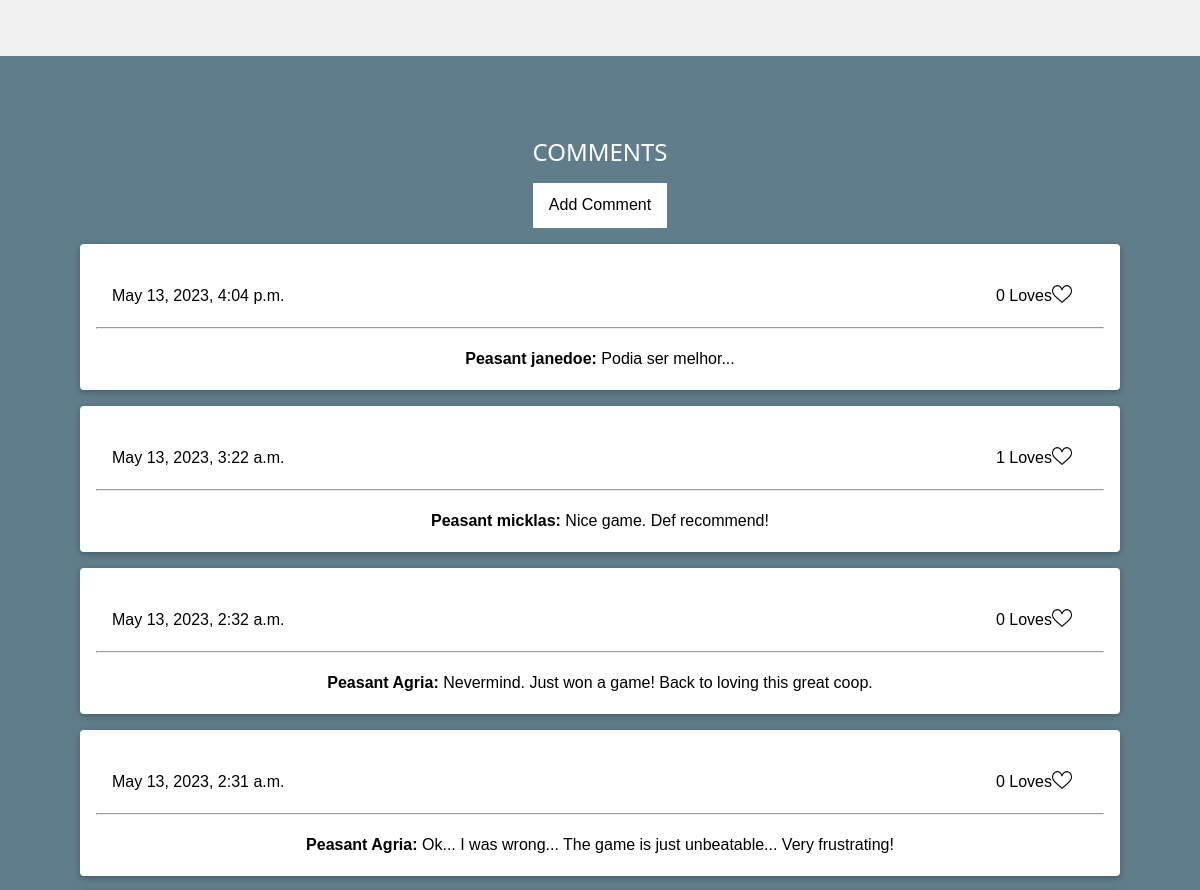
The app's page /boardgamecafe/game/1 (middle part), older data.
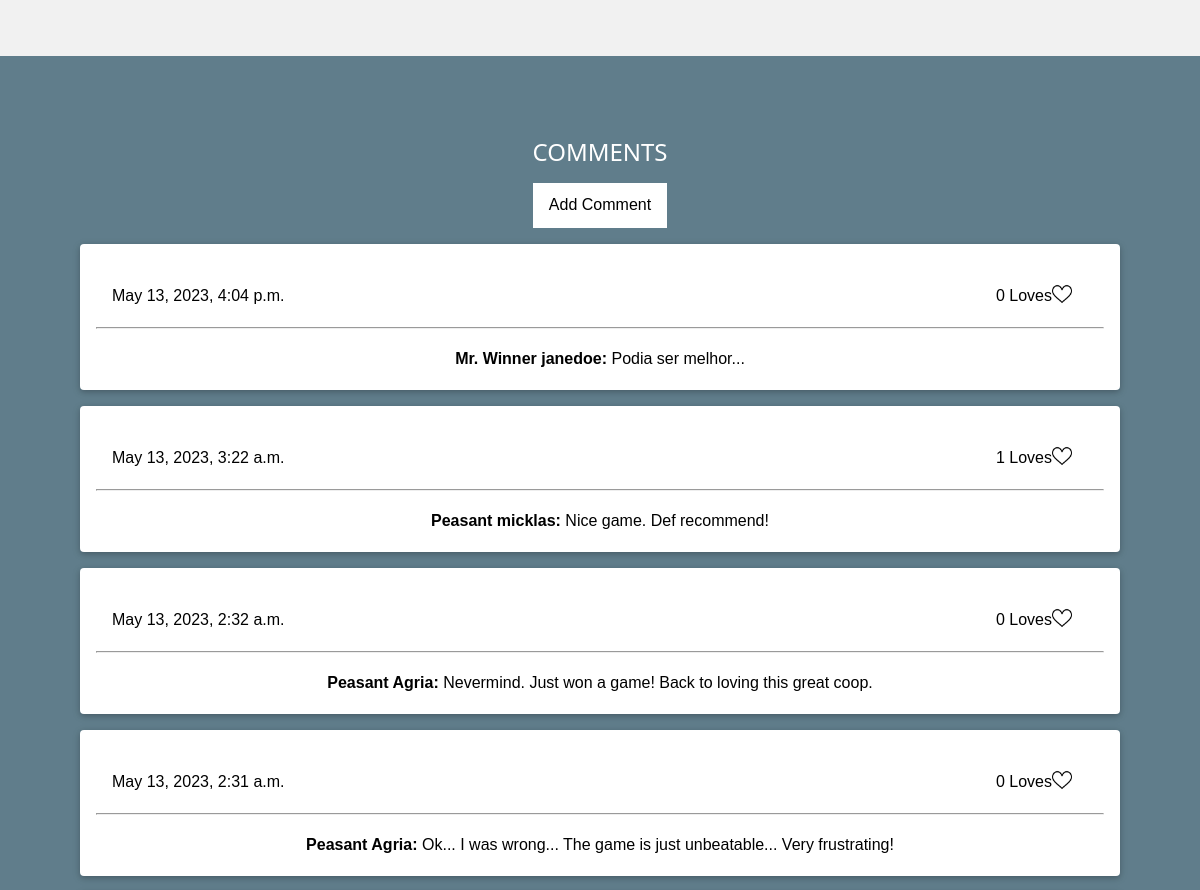
The same page, newer data.
### boardgamecafe/models.py (models this page shows)
class Person(models.Model):
    user = models.OneToOneField(User, on_delete=models.CASCADE)
    nickname = models.CharField(max_length=50)
    unlocked_titles = models.ManyToManyField('Title', related_name='people')
    chosen_title = models.ForeignKey(Title, on_delete=models.RESTRICT)
    date_of_birth = models.DateField()
    vat = models.CharField(max_length=15)
    phone_number_regex = RegexValidator(regex='^([0]{2}[1-9]{1,3})?([\+][0-9]{1,3})?[-\s\.]?[0-9]{3}[-\s\.]?[0-9]{3}[-\s\.]?[0-9]{3,6}$', message ="One of the accepted formats is +351919560372")
    phone_number = models.CharField(validators=[phone_number_regex], max_length=16)
    log_is_active = models.BooleanField()
    log_date_created = models.DateTimeField()
    log_date_last_update = models.DateTimeField()

class Title(models.Model):
    designation = models.CharField(max_length=50, unique=True)
    unlock_conditions = models.TextField()
    log_is_active = models.BooleanField()
    log_date_created = models.DateTimeField()
    log_date_last_update = models.DateTimeField()

class Comment(models.Model):
    boardgame = models.ForeignKey(BoardGame, on_delete=models.RESTRICT)
    person = models.ForeignKey(Person, on_delete=models.RESTRICT)
    text = models.TextField()
    log_is_active = models.BooleanField()
    log_date_created = models.DateTimeField()
    log_date_last_update = models.DateTimeField()

### boardgamecafe/views.py (the view, shortened to what this page needs)
# urls.py: path('game/<int:boardgame_id>', views.game, name='game'),
def game(request, boardgame_id):
    boardgame = get_object_or_404(BoardGame, pk=boardgame_id)
    if not request.user.is_authenticated:
        boardgame_love_count = boardgame.boardgamelove_set.filter(log_is_active=True).count()
        all_comments = boardgame.comment_set.all().filter(log_is_active=True).order_by('-log_date_created')
        boardgame_reviews = boardgame.review_set.all().filter(log_is_active=True)
        boardgame_review_count = boardgame_reviews.count()
        boardgame_review_rating = 0
        if boardgame_review_count != 0:
            for review in boardgame_reviews:
                boardgame_review_rating += review.rate
            boardgame_review_rating = boardgame_review_rating/boardgame_review_count
        if not all_comments:
            return render(request, 'boardgamecafe/game.html', {'boardgame': boardgame, 'boardgame_love_count': boardgame_love_count, 'boardgame_review_count': boardgame_review_count, 'boardgame_review_rating': boardgame_review_rating,})
        comments = []
        for comment in all_comments:
            comment_love_count = comment.commentlove_set.filter(log_is_active=True).count()
            new_comment = {'id': comment.id, 'person': comment.person, 'text': comment.text, 'comment_love_count': comment_love_count, 'log_date_created': comment.log_date_created}
            comments.append(new_comment)
        return render(request, 'boardgamecafe/game.html', {'boardgame': boardgame, 'boardgame_love_count': boardgame_love_count, 'boardgame_review_count': boardgame_review_count, 'boardgame_review_rating': boardgame_review_rating, 'comments': comments,})

### boardgamecafe/templates/boardgamecafe/game.html (shortened to what this page needs)
{% extends "boardgamecafe/template.html" %}
{% load static %}
{% block content %}
<section class="w3-light-grey w3-center w3-container" style="padding:128px">
 </section>
<section class="w3-center w3-container w3-blue-gray" style="padding:64px">
    <h2> COMMENTS </h2>
    {% if user.is_authenticated %}
        <div class="w3-button w3-center w3-white" onclick="addComment()">Add Comment</div>
        <form class="form_crude" action="" method="POST" id="comment_form" hidden>
            {% csrf_token %}
            <div class="form_crude_item w3-card w3-white w3-round w3-margin w3-center">
                <textarea maxlength="10000" class="form_crude_input form-gigantic-comment" name="add_comment" id="add_comment" placeholder="Enter the new comment. (Max. 10000 chars)" required></textarea>
            </div>
            <div class="form_crude_item w3-center">
                <button class="form_crude_btn w3-button w3-center center-submit-button" type="submit">Submit Comment</button>
            </div>
        </form>
    {% else %}
        <a class="w3-button w3-center w3-white" href="{% url 'boardgamecafe:signin' %}">Add Comment</a>
    {% endif %}
    {% if comments %}
        {% for comment in comments %}
            <article class="w3-container w3-card w3-white w3-round w3-margin w3-center"><br>
                <div class="w3-container">
                    <span class="w3-left w3-opacity date-comments">{{ comment.log_date_created }}</span>
                    {% if user.is_authenticated %}
                        <form action="" method="post" class="w3-right w3-opacity w3-button">
                        {% csrf_token %}
                        {% if comment.loved %}
                            <button class="hide-button" name="love_comment" value="{{ comment.id }} not_love"><span>{{ comment.comment_love_count }} Loves</span><img class="img-icon-comments" src="{% static 'boardgamecafe/images/heart_icon.png' %}"></button>
                        {% else %}
                            <button class="hide-button" name="love_comment" value="{{ comment.id }} love"><span>{{ comment.comment_love_count }} Loves</span><img class="img-icon-comments" src="{% static 'boardgamecafe/images/like_icon.png' %}"></button>
                        {% endif %}
                        </form>
                    {% else %}
                        <a class="w3-right w3-opacity w3-button" href="{% url 'boardgamecafe:signin' %}" ><span>{{ comment.comment_love_count }} Loves</span><img class="img-icon-comments" src="{% static 'boardgamecafe/images/like_icon.png' %}"></a>
                    {% endif %}
                </div>
                <hr class="w3-clear">
                <p><span class="form_crude_label">{{ comment.person.chosen_title.designation }} {{ comment.person.nickname }}: </span>{{ comment.text }}</p>
            </article>
        {% endfor %}
    {% else %}
        <p>There are not yet any comments in this game. Add one!</p>
    {% endif %}
</section>
{% endblock %}

Row changes from the older to the newer data that the page shows:
changed Person "janedoe": person.chosen_title.designation "Peasant" → "Mr. Winner"
